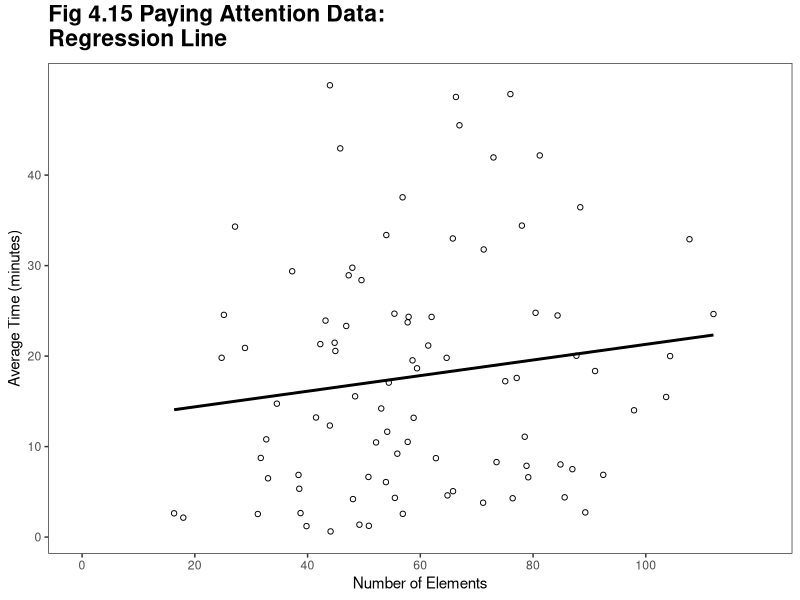
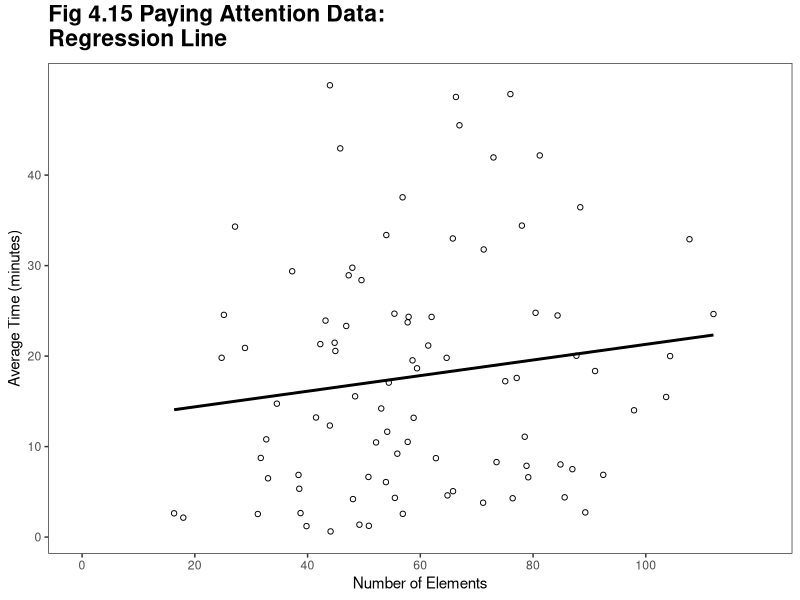

Generate these figures, in order, with R:
library(ggplot2)

this_base <- "fig04-15_paying-attention-data-regression-line"

set.seed(5)

my_data <- data.frame(x = rnorm(n = 150, mean = 60, sd = 20),
                      y = rnorm(n = 150, mean = 5, sd = 20))

my_data <- subset(my_data, y > 0 )

p <- ggplot(my_data, aes(x = x, y = y)) +
  geom_point(shape = 1) +
  geom_smooth(method = "lm", formula = y~x, se = FALSE, colour = "black") +
  scale_x_continuous(breaks = seq(0, 100, 20), limits = c(0, 120)) +
  scale_y_continuous(breaks = seq(0, 40, 10)) +
  labs(x = "Number of Elements", y = "Average Time (minutes)") + 
  ggtitle("Fig 4.15 Paying Attention Data:\nRegression Line") +
  theme_bw() +
  theme(panel.grid.major = element_blank(),
        panel.grid.minor = element_blank(),
        plot.title = element_text(size = rel(1.5), face = "bold", vjust = 1.5))

p

ggsave(paste0(this_base, ".png"), p, width = 6, height = 5)

## note: my_data is simulated to resemble the original

